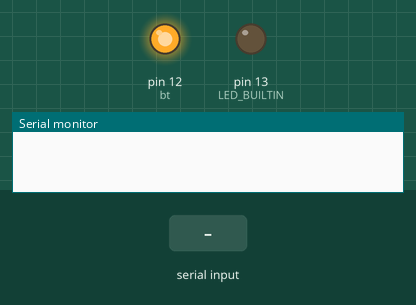
This sketch was run on a simulated Arduino Uno, built with avr-gcc and run on an emulated ATmega328P. Shown: output pins drawn as LEDs (lit = HIGH), the last lines printed to the serial monitor. Inputs (shaded band) come from the test bench. Pins used as bus, display or sensor lines are not drawn. At 4.0 s the program stops and its outputs stay as they are.

Above: at 1.4 s.
1.5 s: "B" received over Serial
At 1.9 s:
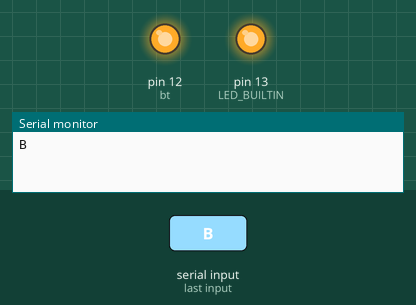
3.0 s: "F" received over Serial
At 4.3 s:
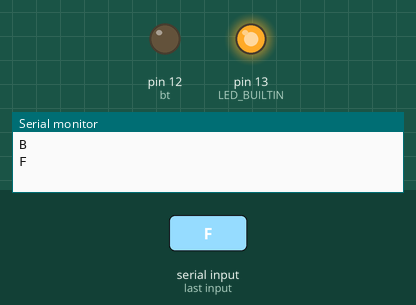
Timing chart, 0 to 5.5 s (numbered marks = the images above; inputs shaded):
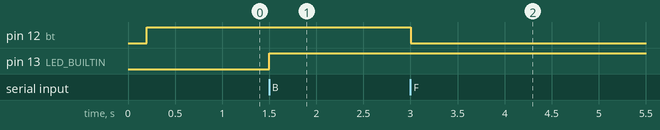

The sketch:

short.ino
```cpp
int rst=7;
int bt=12;
char mov[400];
int num[400];
int scount=0;
int bcount=0;
//int led=13;
char val;
int flag=0;
void setup() {
  // put your setup code here, to run once:
digitalWrite(rst,HIGH);
delay(200);
pinMode(bt,OUTPUT);
pinMode(rst,OUTPUT);
//pinMode(led,OUTPUT);
digitalWrite(bt,HIGH);
pinMode(LED_BUILTIN,OUTPUT);
digitalWrite(LED_BUILTIN,LOW);
Serial.begin(9600);
}

void loop() {
  // put your main code here, to run repeatedly:
  digitalWrite(bt,HIGH);
  while(Serial.available()>0){
    val = Serial.read();

    Serial.println(val);

    }


    if(val=='F'){
      digitalWrite(bt,LOW);
//      if(bcount>10){
//          num[flag]=bcount;
//          mov[flag]='B';
//          flag++;
//          bcount=0;
//        }
        if(scount>10){
            num[flag]=scount;
            mov[flag]='S';
            flag++;
            scount=0;
          }
      delay(1000);
      arr(mov,num);
      exit(0);
    }
    else if(val=='B'){
      bcount++;
      digitalWrite(LED_BUILTIN,HIGH);
      if(scount>10)
      {
        num[flag]=scount;
        mov[flag]='S';
        flag++;
        scount=0;
      }

    }

    else if(val=='S'){
      scount++;
       digitalWrite(LED_BUILTIN,LOW);
       if(bcount>10){
          num[flag]=bcount;
          mov[flag]='B';
          flag++;
          bcount=0;
        }
      }

}


int arr(char b[],int c[]){
int x=sizeof(c)/sizeof(c[0]);
  for(int i=0;i<x;i++){
    if(b[i]=='B'){
      for(int j=0;j<c[i];j++){
        delay(23);
        digitalWrite(LED_BUILTIN,HIGH);
        Serial.println(b[i]);
      }
      }
    else if(b[i]=='S'){
      for(int j=0;j<c[i];j++){
        delay(23);
        digitalWrite(LED_BUILTIN,LOW);
        Serial.println(b[i]);
      }
      }
    }
digitalWrite(rst,LOW);
return 0;
  }
```

Measured:
- after the input at 1.5 s, pin 13 (LED_BUILTIN): LOW → HIGH at once
- after the input at 3.0 s, pin 12 (bt): HIGH → LOW at once
